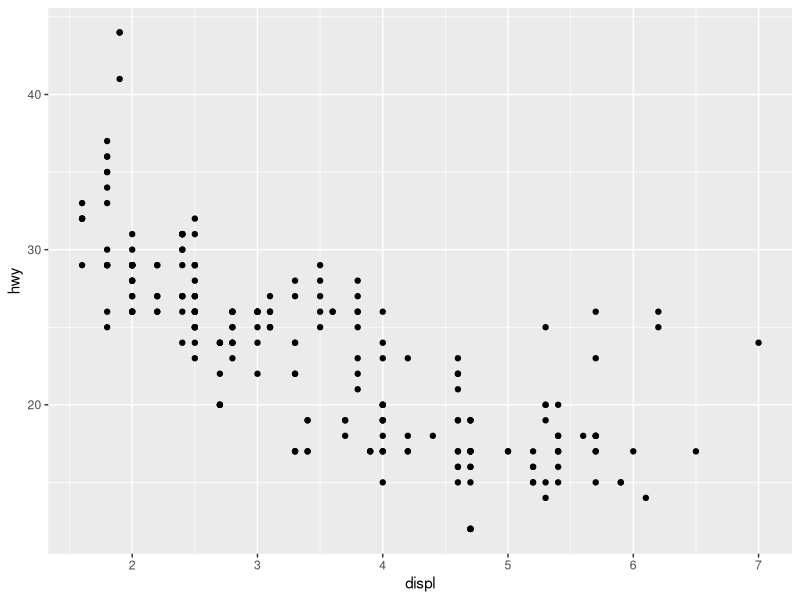
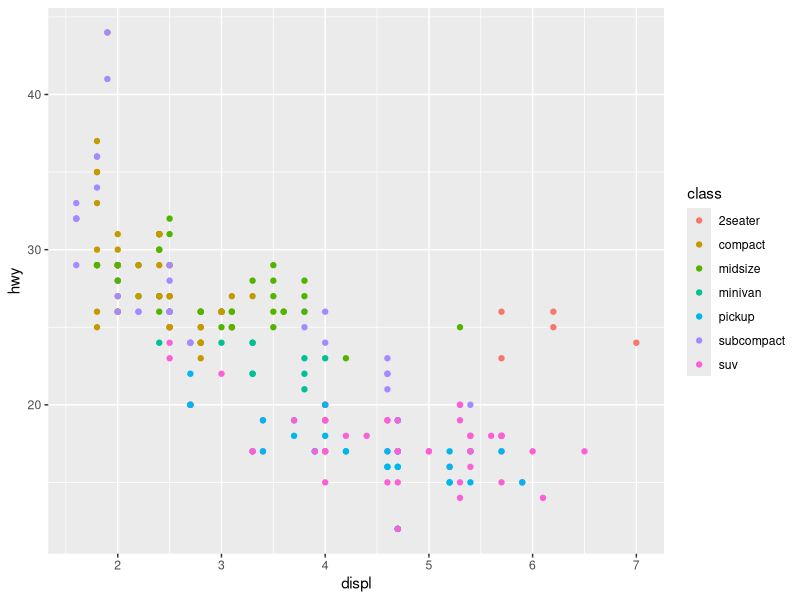
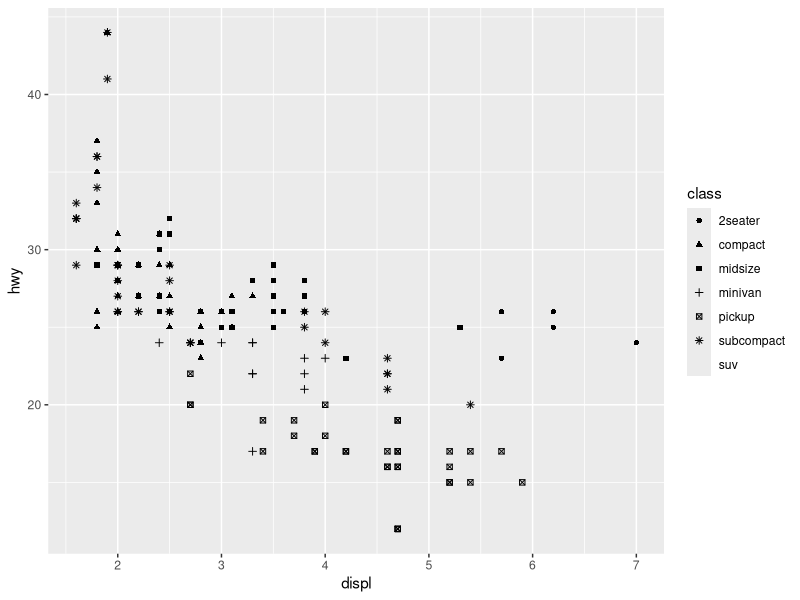
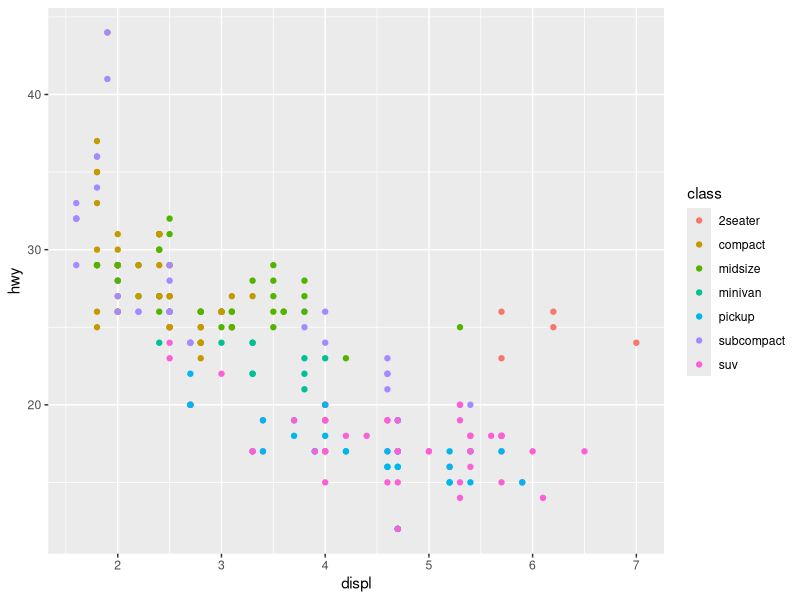
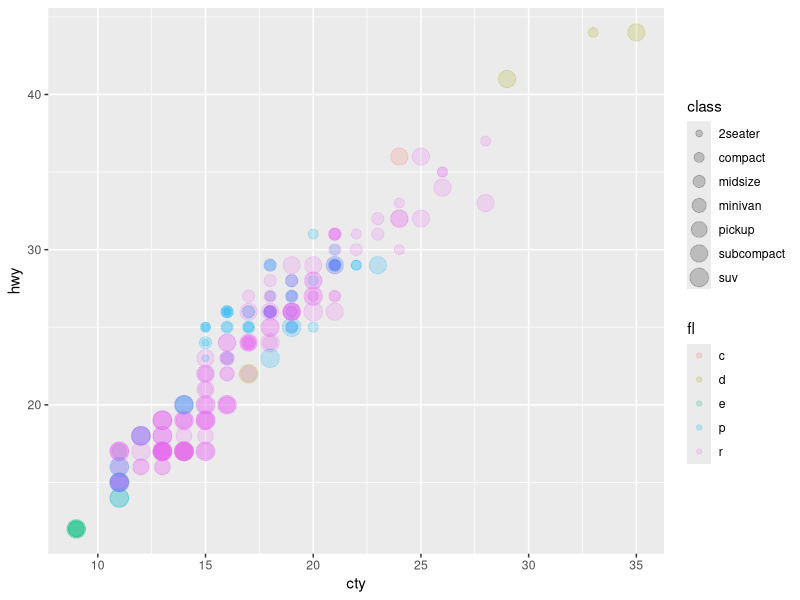
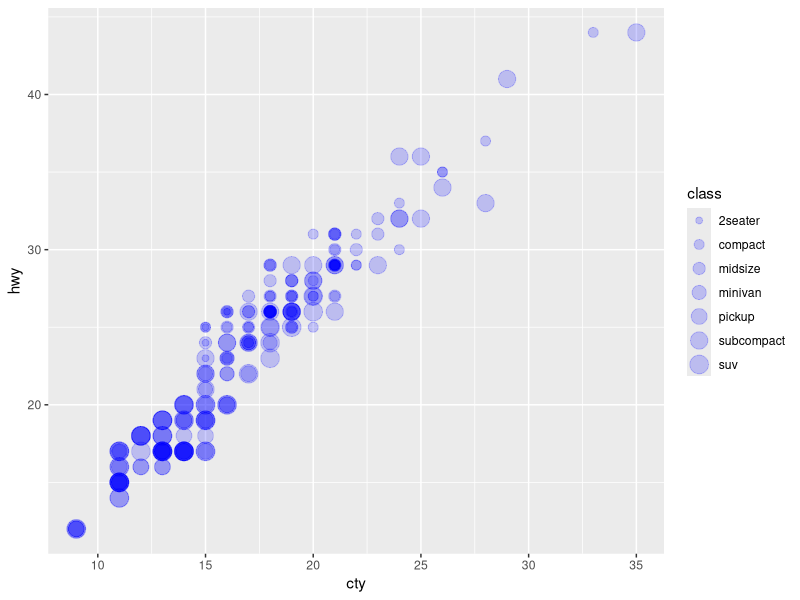
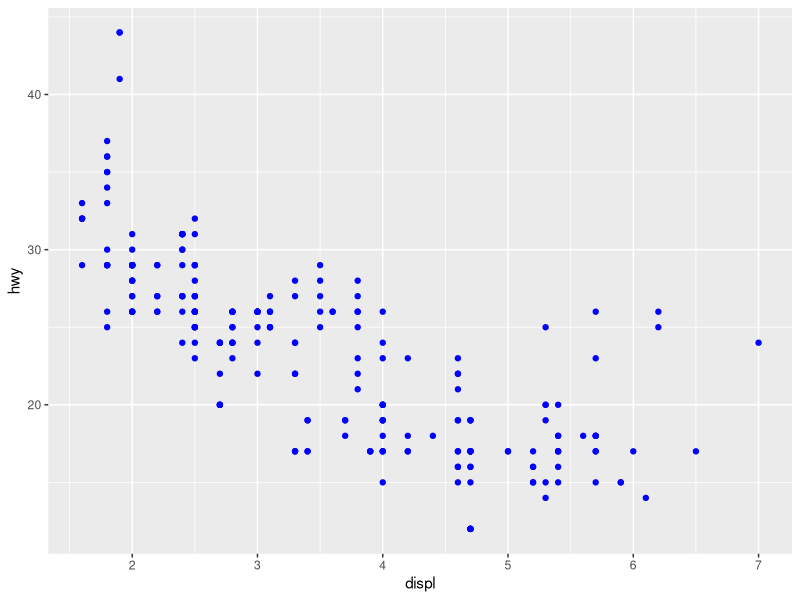
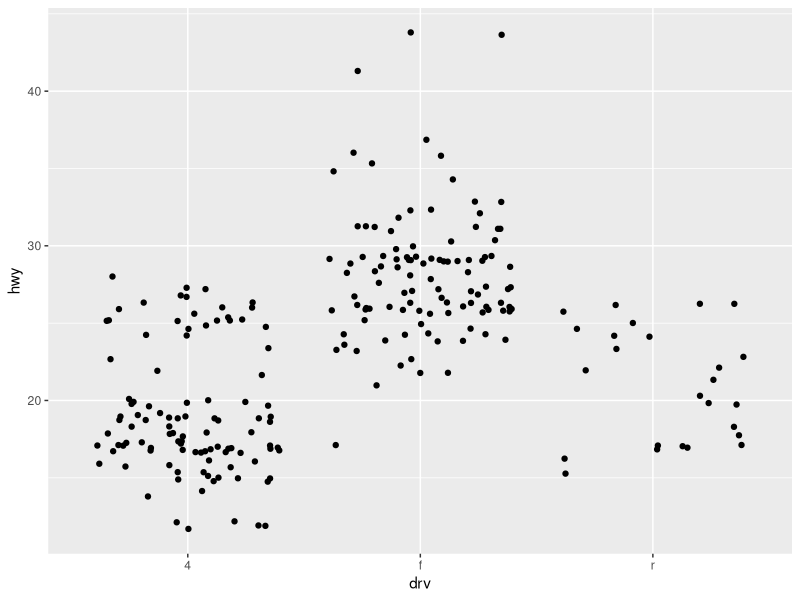

The R source for these figures, in order:
## ---- chunk 1
knitr::opts_chunk$set(echo = TRUE)
library(tidyverse)
## ---- chunk 2
# data() to look at R data
g<- ggplot(data = mpg, aes(x=displ, y=hwy)) # data is df aes= aesthetic
  g+ geom_point() # this creates a scatterplot 

## ---- chunk 3
  g+ geom_point(aes(color= class)) # used another aes for specific layer
# the following creates the same plot 
# g<- ggplot(data=mpg, aes(x=displ, y=hwy, color=class))+
# g + geom_point()
## ---- chunk 4
 ggplot(data=mpg, aes(x=displ, y=hwy, shape=class))+
geom_point()
## ---- chunk 5
  g+ geom_point(aes(color= class)) # used another aes for specific layer
# the following creates the same plot 
# g<- ggplot(data=mpg, aes(x=displ, y=hwy, color=class))+
# g + geom_point()
## ---- chunk 6
  ggplot(data=mpg, aes(x=cty, y=hwy, size=class, color=fl)) +
            geom_point(alpha=0.2) # alpha changes transparency
        
## ---- chunk 7
  ggplot(data=mpg, aes(x=cty, y=hwy, size=class, color=fl)) +
            geom_point(alpha=0.2, color="blue") # this changes the color to all blue
        
## ---- chunk 8
  ggplot(data=mpg) +
            geom_point(aes(x= displ, y=hwy), color= "blue")
        
## ---- chunk 9
ggplot(mpg, aes(x=drv, y=hwy)) +
  geom_jitter()
## ---- chunk 10
ggplot(mpg, aes(x=drv, y=hwy)) +
  geom_boxplot() # violin plot is geom_violin()
## ---- chunk 11
ggplot(mpg, aes(x=drv, y=hwy)) +
  geom_violin() # violin plot is geom_violin()
## ---- chunk 12
ggplot(data=mpg) +
  geom_point(aes(x=drv, y=hwy))+
  geom_smooth(aes(x= displ, y=hwy))# different smooth methods, this was 'loess
## ---- chunk 13
ggplot(data=mpg, aes(x=displ, y= hwy)) +
  geom_point()+
  geom_smooth()
## ---- chunk 14
ggplot(data=mpg, aes(x=displ, y= hwy)) +
  geom_point()+
  geom_smooth() +
  labs(title="Relationship b/w engine size and mpg",
       x= "Highway MPG",
       y= "Engine Displ" ) +
  theme_bw() +  # changes background
  theme(text = element_text(size = 10))
## ---- chunk 15
ggplot(data=mpg, aes(x=displ, y= hwy)) +
  geom_point()+
  geom_smooth() +
  labs(title="Relationship b/w engine size and mpg",
       x= "Highway MPG",
       y= "Engine Displ (l)")
